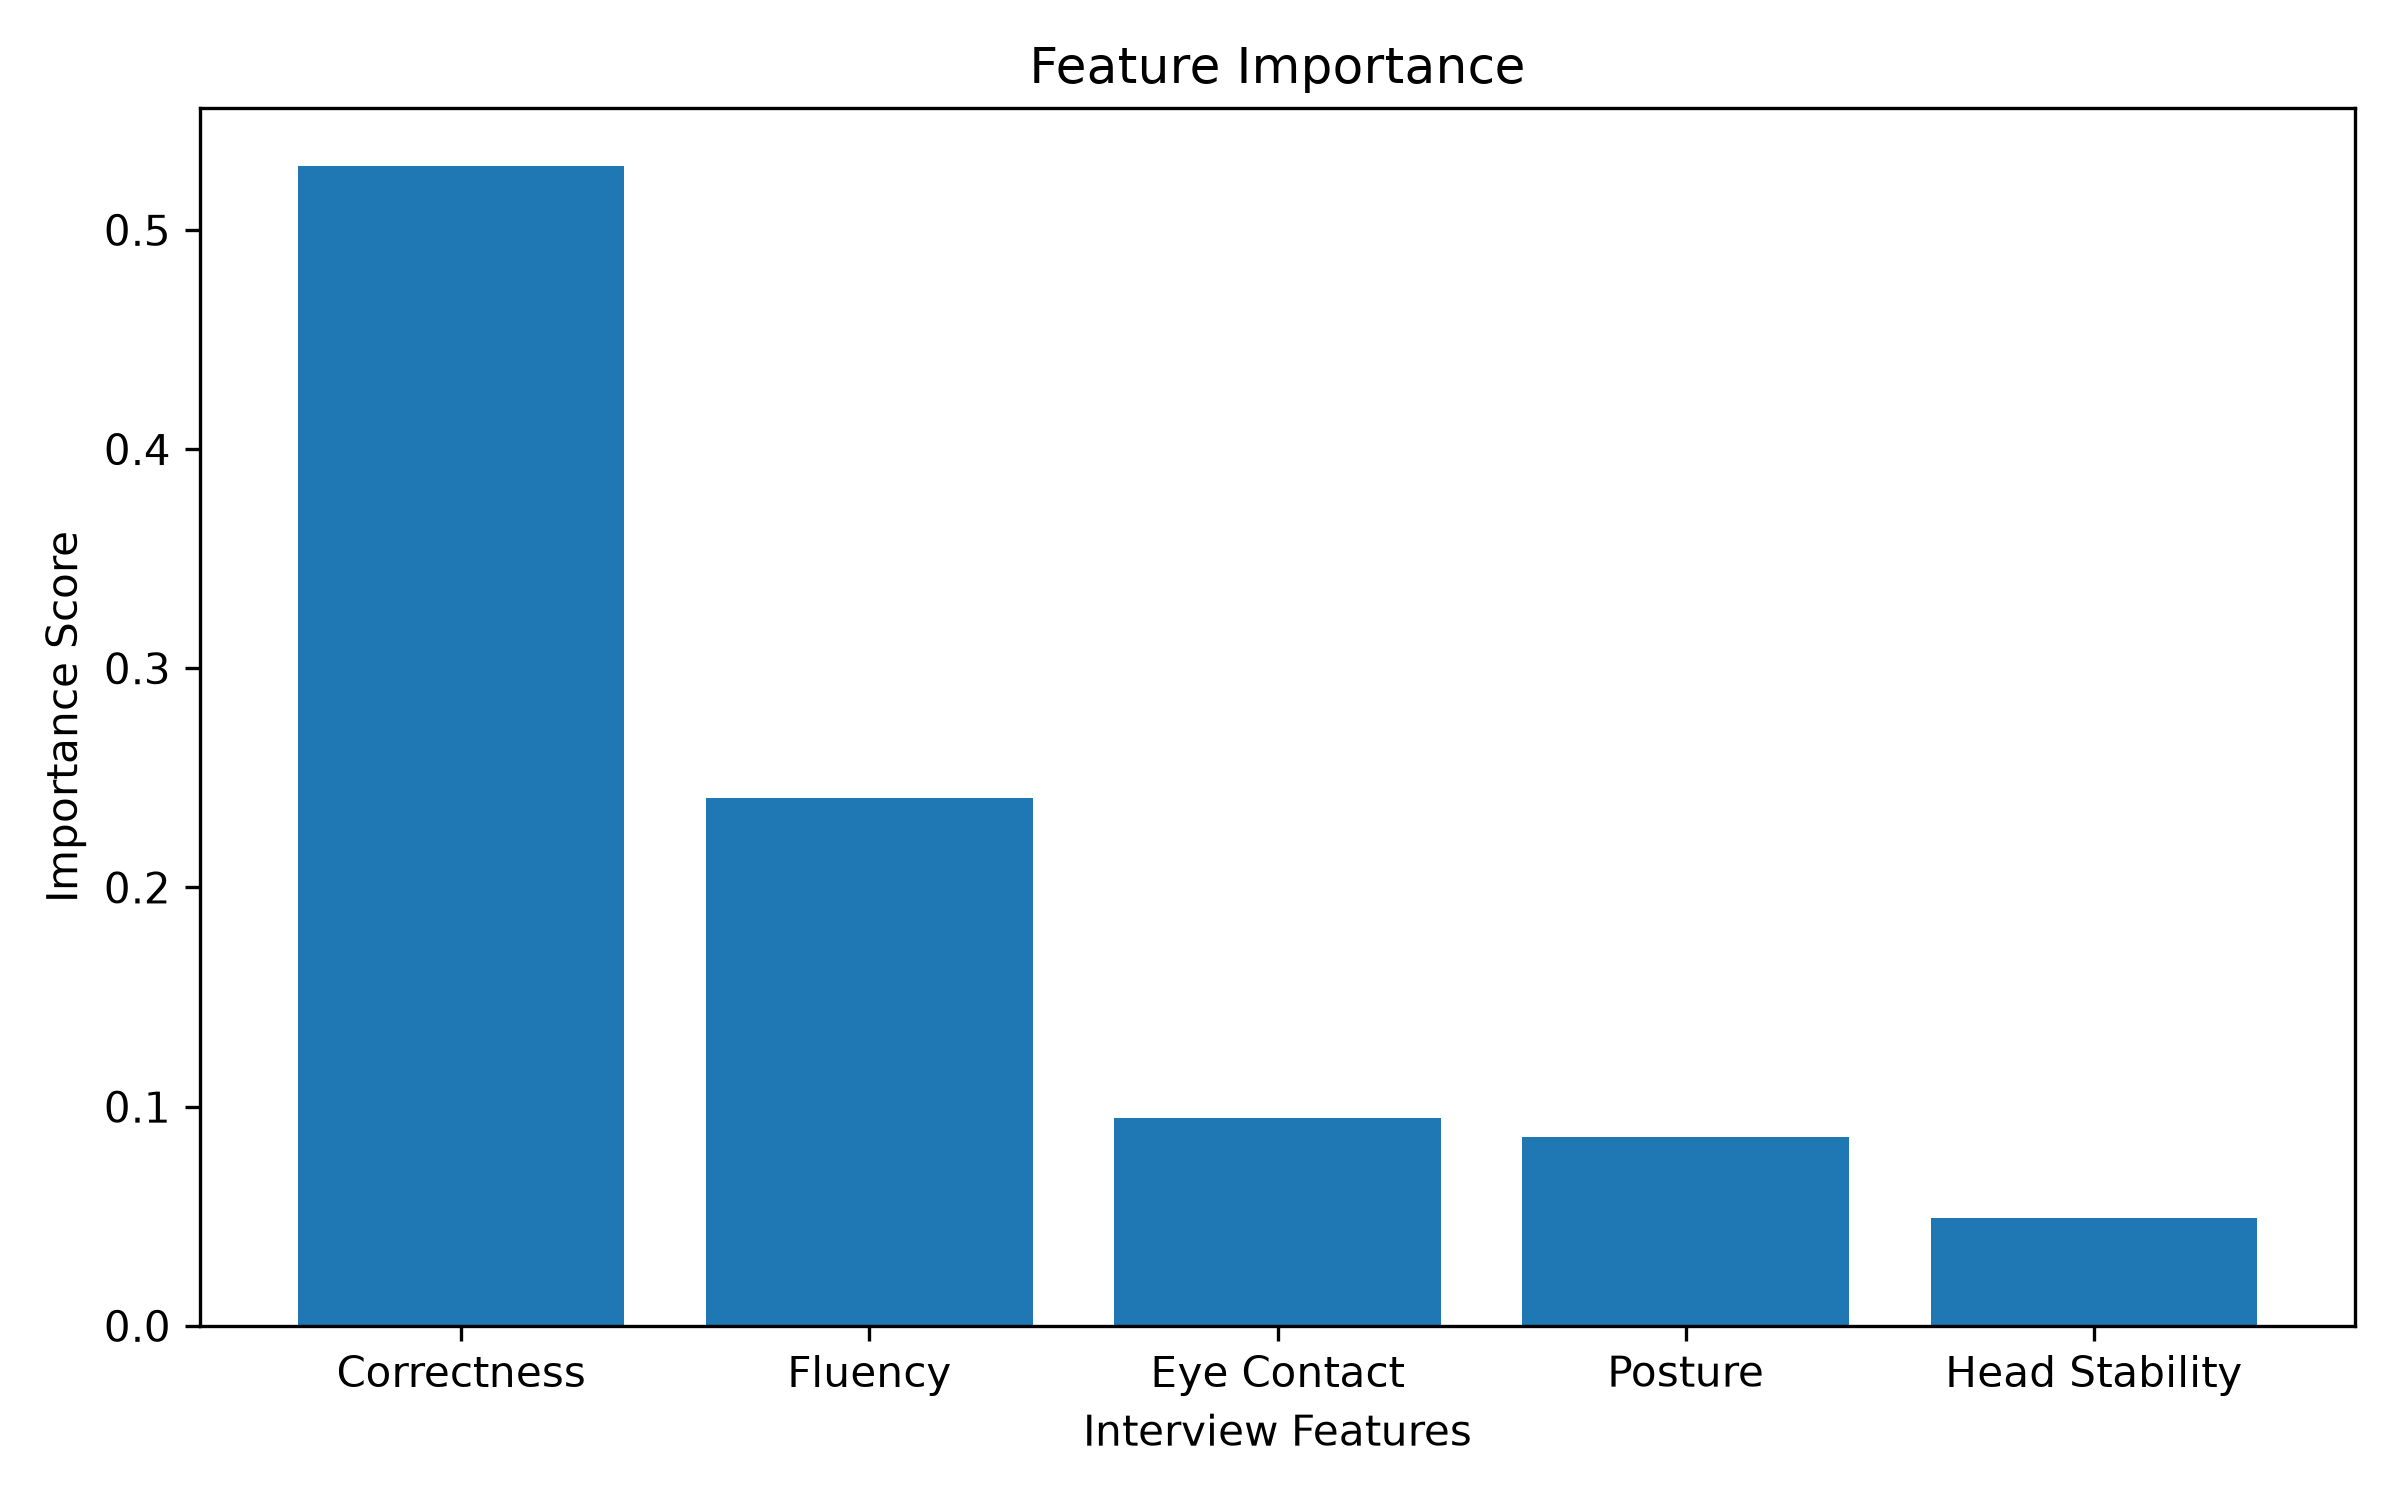

Write Python code to recreate this figure.
import joblib
import matplotlib.pyplot as plt

# ==============================
# LOAD MODEL
# ==============================

model = joblib.load(
    "backend/ml/readiness_model.pkl"
)

# ==============================
# FEATURES
# ==============================

features = [

    "Fluency",

    "Correctness",

    "Eye Contact",

    "Posture",

    "Head Stability"

]

importance = model.feature_importances_

# ==============================
# SORT
# ==============================

pairs = sorted(

    zip(features, importance),

    key=lambda x: x[1],

    reverse=True

)

features = [x[0] for x in pairs]

importance = [x[1] for x in pairs]

# ==============================
# PLOT
# ==============================

plt.figure(figsize=(8,5))

plt.bar(

    features,

    importance

)

plt.title(

    "Feature Importance"

)

plt.xlabel(

    "Interview Features"

)

plt.ylabel(

    "Importance Score"

)

plt.tight_layout()

plt.savefig(

    "backend/ml/feature_importance.png",

    dpi=300

)

plt.show()

print("\nFeature Importance Graph Saved!")
